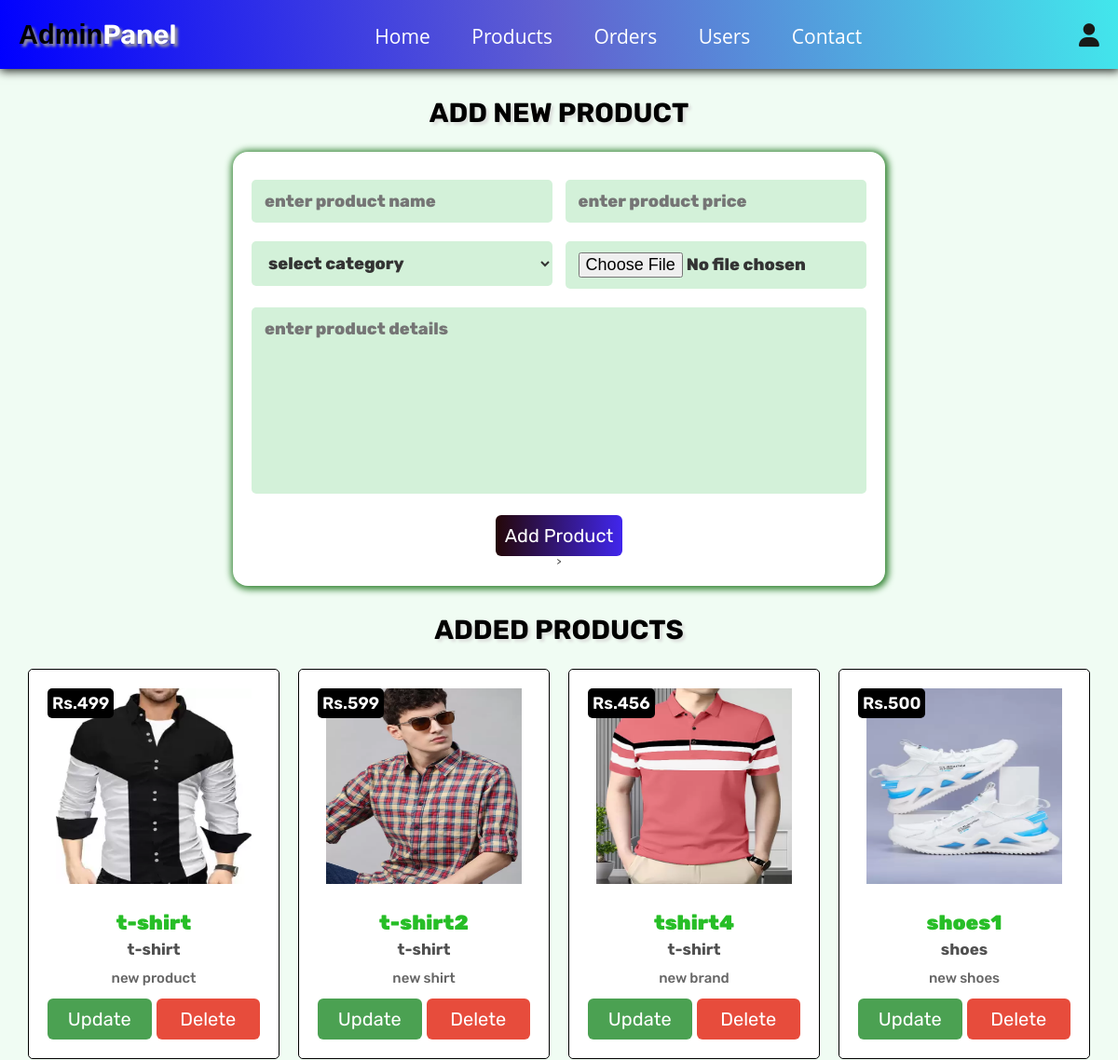
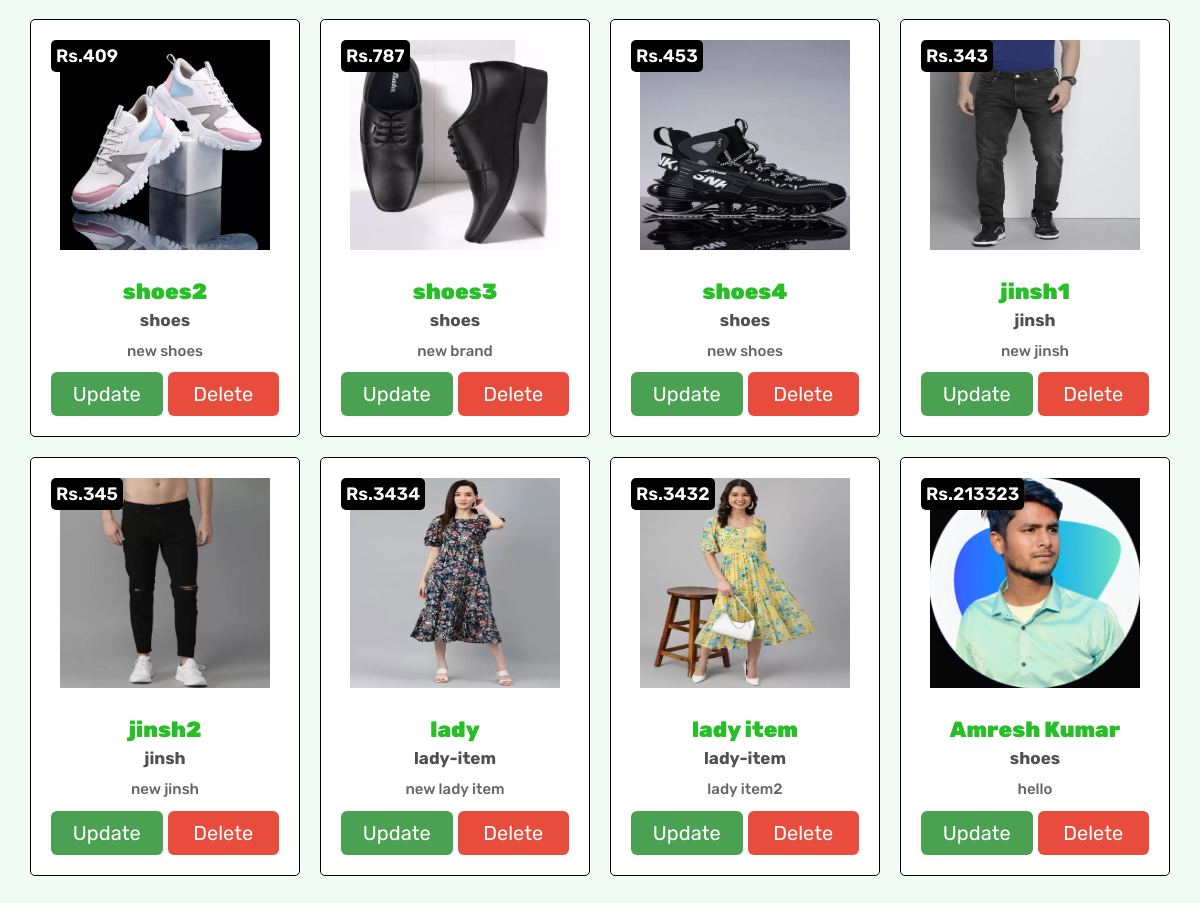
Page /admin_products.php (signed in) on the committed database (2 pictures, top to bottom).
### tables this page shows
CREATE TABLE `products` (
  `id` int(100) NOT NULL,
  `name` varchar(100) NOT NULL,
  `category` varchar(20) NOT NULL,
  `details` varchar(500) NOT NULL,
  `price` int(100) NOT NULL,
  `image` varchar(100) NOT NULL
);

### admin_products.php (the view, shortened to what this page needs)
<?php
@include 'config.php';
?>
<!DOCTYPE html>
<html lang="en">
<head>
   <link rel="stylesheet" href="https://cdnjs.cloudflare.com/ajax/libs/font-awesome/6.1.1/css/all.min.css">
   <link rel="stylesheet" href="css/cssstyle.css">
</head>
<body>
<?php include 'admin_header.php'; ?>
<section class="add-products">
   <h1 class="title">Add new product</h1>
   <form action="" method="POST" enctype="multipart/form-data">
      <div class="flex">
         <div class="inputBox">
         <input type="text" name="name" class="box" required placeholder="enter product name">
         <select name="category" class="box" required>
            <option value="" selected disabled>select category</option>
         </select>
         </div>
         <div class="inputBox">
         <input type="number" min="0" name="price" class="box" required placeholder="enter product price">
         <input type="file" name="image" required class="box" accept="image/jpg, image/jpeg, image/png">
         </div>
      </div>
      <textarea name="details" class="box" required placeholder="enter product details" cols="30" rows="10"></textarea>
      <input type="submit" class="btn" value="add product" name="add_product" >
      </style>>
   </form>
</section>
<section class="show-products">
   <h1 class="title">Added products</h1>
   <div class="box-container">
   <?php
      $show_products = $conn->prepare("SELECT * FROM `products`");
      $show_products->execute();
      if($show_products->rowCount() > 0){
         while($fetch_products = $show_products->fetch(PDO::FETCH_ASSOC)){
   ?>
   <div class="box">
      <div class="price">Rs.<?= $fetch_products['price']; ?></div>
      <img src="uploaded_img/<?= $fetch_products['image']; ?>" alt="">
      <div class="name"><?= $fetch_products['name']; ?></div>
      <div class="cat"><?= $fetch_products['category']; ?></div>
      <div class="details"><?= $fetch_products['details']; ?></div>
      <div class="flex-btn">
         <a href="admin_update_product.php?update=<?= $fetch_products['id']; ?>" class="option-btn">update</a>
         <a href="admin_products.php?delete=<?= $fetch_products['id']; ?>" class="delete-btn" onclick="return confirm('Do you want to delete this product');">delete</a>
      </div>
   </div>
   <?php
      }
   }else{
      echo '<p class="empty">now products added sucessfuly!</p>';
   }
   ?>
   </div>
</section>
</body>
</html>

### admin_header.php (shortened to what this page needs)
<header class="header">
   <div class="flex">
      <a href="admin_page.php" class="logo">Admin<span>Panel</span></a>
      <nav class="navbar">
         <a href="admin_page.php">Home</a>
         <a href="admin_products.php">Products</a>
         <a href="admin_orders.php">Orders</a>
         <a href="admin_users.php">Users</a>
         <a href="admin_contacts.php">Contact</a>
      </nav>
      <div class="icons">
         <div id="user-btn" class="fas fa-user"></div>
      </div>
   </div>
</header>

### css/cssstyle.css (style rules this page uses)
.add-products form { max-width: 70rem; padding: 2rem; margin: 0 auto; text-align: center; box-shadow: 1px 1px 7px 3px rgb(59, 136, 59); background-color: rgb(255, 255, 255); border-radius: 1.6rem; }
.add-products form .flex { display: flex; justify-content: space-between; flex-wrap: wrap; }
.add-products form .flex .inputBox { width: 49%; }
.add-products form .box { width: 100%; margin: 1rem 0; padding: 1.2rem 1.4rem; font-size: 1.8rem; font-weight: 800; border-radius: 0.5rem; background-color: rgb(211, 241, 217); }
.add-products form textarea { height: 20rem; resize: none; }
.add-products form .btn { margin-left: auto; margin-right: auto; }
.show-products { padding-top: 0; }
.show-products .box-container { display: grid; grid-template-columns: repeat(auto-fit, 27rem); gap: 2rem; align-items: flex-start; justify-content: center; }
.show-products .box-container .box { text-align: center; border: 1px ridge black; background-color: var(--white); border-radius: 0.5rem; padding: 2rem; }
.show-products .box-container .box .price { position: absolute; padding: 5px; font-size: 1.8rem; font-weight: 600; color: var(--white); background-color: rgb(0, 0, 0); border-radius: 0.5rem; }
.show-products .box-container .box img { margin-bottom: 2rem; width: 210px; height: 210px; }
.show-products .box-container .box .name { margin: 0.5rem 0; font-size: 2.2rem; font-weight: 900; color: rgb(39, 190, 39); }
.show-products .box-container .box .cat { font-size: 1.7rem; font-weight: 700; color: rgb(80, 80, 80); }
.show-products .box-container .box .details { padding-top: 1rem; font-size: 1.5rem; font-weight: 500; line-height: 1.5; color: var(--light-color); }
.show-products .box-container .flex-btn .option-btn { background-color: rgb(75, 161, 82); color: rgb(255, 255, 255); }

### css/components.css (style rules this page uses)
:root { --green: rgb(8, 246, 107); --orange: #f39c12; --red: #e74c3c; --black: #333; --light-color: #666; --white: #fff; --light-bg: #f6f6f6; --border: 1px solid var(--black); --box-shadow: 0 0.5rem 1rem rgba(0, 0, 0, 0.1); --text-decoration: none; }
* { font-family: "Rubik", sans-serif; margin: 0; padding: 0; box-sizing: border-box; outline: none; border: none; text-decoration: none; color: var(--black); }
body { background-color: rgb(240, 252, 243); }
html { font-size: 62.5%; overflow-x: hidden; scroll-behavior: smooth; scroll-padding-top: 6.5rem; }
section { padding: 3rem 2rem; margin: 0 auto; }
.btn, .delete-btn, .option-btn { display: block; margin-top: 1rem; border-radius: 0.6rem; color: var(--white); font-size: 2rem; padding: 10px; text-transform: capitalize; cursor: pointer; text-align: center; }
.btn { background: linear-gradient(to right, rgb(36, 7, 7), rgb(65, 38, 237)),rgb(21, 115, 238); }
.delete-btn { background-color: var(--red); }
.option-btn { background-color: rgb(105, 109, 106); color: rgb(255, 255, 255); }
.flex-btn { display: flex; flex-wrap: wrap; gap: 0.5rem; }
.flex-btn > * { flex: 1; }
.title { text-align: center; margin-bottom: 2.5rem; text-transform: uppercase; color:rgb(0, 0, 0); font-size: 2.9rem; text-shadow: 3px 3px 3px #dde0dd; }
.header { background: linear-gradient(80deg, blue, rgb(97, 97, 208), rgb(66, 231, 236)); position: sticky; top: 0; left: 0; right: 0; z-index: 1000; box-shadow: 1px 1px 10px 1px rgb(22, 26, 22); }
.header .flex { padding: 20px; display: flex; width: 100%; align-items: baseline; position: relative; justify-content: space-between; }
.header .flex .logo { font-size: 29px; color: rgb(0, 0, 0); font-weight: 600; padding-left: 0px; font-family: "Sofia", sans-serif; text-shadow: 3px 3px 3px #9b9999; }
.header .flex .logo span { color: #fff; }
.header .flex .navbar a { font-family: "Open Sans", sans-serif; margin: 0 2.1rem; font-size: 2.1rem; color: rgb(255, 255, 255); }
.header .flex .icons > * { font-size: 2.5rem; color: rgb(24, 26, 24); cursor: pointer; margin-left: 2rem; }

### rows in the picture
products: price "499", image (picture), name "t-shirt", category "t-shirt", details "new product"
products: price "599", image (picture), name "t-shirt2", category "t-shirt", details "new shirt"
products: price "456", image (picture), name "tshirt4", category "t-shirt", details "new brand"
products: price "500", image (picture), name "shoes1", category "shoes", details "new shoes"
products: price "409", image (picture), name "shoes2", category "shoes", details "new shoes"
products: price "787", image (picture), name "shoes3", category "shoes", details "new brand"
products: price "453", image (picture), name "shoes4", category "shoes", details "new shoes"
products: price "343", image (picture), name "jinsh1", category "jinsh", details "new jinsh"
products: price "345", image (picture), name "jinsh2", category "jinsh", details "new jinsh"
products: price "3434", image (picture), name "lady", category "lady-item", details "new lady item"
products: price "3432", image (picture), name "lady item", category "lady-item", details "lady item2"
products: price "213323", image (picture), name "Amresh Kumar", category "shoes", details "hello"
